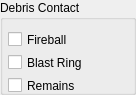
    <widget class="QGroupBox" name="IDC_DEATH_DEBRIS_CONTACT_GROUP">
      <property name="geometry">
        <rect>
          <x>11</x>
          <y>444</y>
          <width>136</width>
          <height>95</height>
        </rect>
      </property>
      <property name="title">
        <string>Debris Contact</string>
      </property>
      <property name="visible">
        <bool>true</bool>
      </property>
      <property name="enabled">
        <bool>true</bool>
      </property>
      <property name="flat">
        <bool>false</bool>
      </property>
      <widget class="QCheckBox" name="IDC_DEATH_DEBRIS_CONTACT_FIREBALL">
        <property name="geometry">
          <rect>
            <x>8</x>
            <y>30</y>
            <width>88</width>
            <height>19</height>
          </rect>
        </property>
        <property name="text">
          <string>Fireball</string>
        </property>
        <property name="visible">
          <bool>true</bool>
        </property>
        <property name="enabled">
          <bool>true</bool>
        </property>
      </widget>
      <widget class="QCheckBox" name="IDC_DEATH_DEBRIS_CONTACT_BLAST_RING">
        <property name="geometry">
          <rect>
            <x>8</x>
            <y>53</y>
            <width>88</width>
            <height>19</height>
          </rect>
        </property>
        <property name="text">
          <string>Blast Ring</string>
        </property>
        <property name="visible">
          <bool>true</bool>
        </property>
        <property name="enabled">
          <bool>true</bool>
        </property>
      </widget>
      <widget class="QCheckBox" name="IDC_DEATH_DEBRIS_CONTACT_REMAINS">
        <property name="geometry">
          <rect>
            <x>8</x>
            <y>76</y>
            <width>88</width>
            <height>19</height>
          </rect>
        </property>
        <property name="text">
          <string>Remains</string>
        </property>
        <property name="visible">
          <bool>true</bool>
        </property>
        <property name="enabled">
          <bool>true</bool>
        </property>
      </widget>
    </widget>
